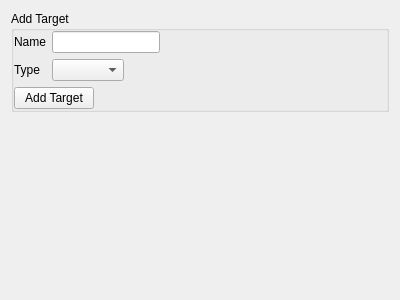
<?xml version="1.0" encoding="UTF-8"?>
<ui version="4.0">
 <class>Target</class>
 <widget class="QWidget" name="Target">
  <property name="geometry">
   <rect>
    <x>0</x>
    <y>0</y>
    <width>400</width>
    <height>300</height>
   </rect>
  </property>
  <property name="windowTitle">
   <string>Form</string>
  </property>
  <layout class="QVBoxLayout" name="verticalLayout">
   <item>
    <widget class="QGroupBox" name="add_target_group">
     <property name="sizePolicy">
      <sizepolicy hsizetype="Minimum" vsizetype="Minimum">
       <horstretch>0</horstretch>
       <verstretch>0</verstretch>
      </sizepolicy>
     </property>
     <property name="title">
      <string>Add Target</string>
     </property>
     <property name="flat">
      <bool>true</bool>
     </property>
     <layout class="QVBoxLayout" name="verticalLayout_3">
      <property name="leftMargin">
       <number>0</number>
      </property>
      <property name="topMargin">
       <number>0</number>
      </property>
      <property name="rightMargin">
       <number>0</number>
      </property>
      <property name="bottomMargin">
       <number>0</number>
      </property>
      <item>
       <layout class="QFormLayout" name="add_target_form">
        <property name="sizeConstraint">
         <enum>QLayout::SetMinimumSize</enum>
        </property>
        <property name="fieldGrowthPolicy">
         <enum>QFormLayout::FieldsStayAtSizeHint</enum>
        </property>
        <item row="0" column="0">
         <widget class="QLabel" name="nameLabel">
          <property name="text">
           <string>Name</string>
          </property>
         </widget>
        </item>
        <item row="0" column="1">
         <widget class="QLineEdit" name="nameLineEdit"/>
        </item>
        <item row="1" column="0">
         <widget class="QLabel" name="typeLabel">
          <property name="text">
           <string>Type</string>
          </property>
         </widget>
        </item>
        <item row="1" column="1">
         <widget class="QComboBox" name="targetType"/>
        </item>
       </layout>
      </item>
      <item>
       <widget class="QPushButton" name="addButton">
        <property name="sizePolicy">
         <sizepolicy hsizetype="Maximum" vsizetype="Fixed">
          <horstretch>0</horstretch>
          <verstretch>0</verstretch>
         </sizepolicy>
        </property>
        <property name="text">
         <string>Add Target</string>
        </property>
       </widget>
      </item>
     </layout>
    </widget>
   </item>
   <item>
    <widget class="TargetList" name="targets" native="true">
     <property name="sizePolicy">
      <sizepolicy hsizetype="Preferred" vsizetype="MinimumExpanding">
       <horstretch>0</horstretch>
       <verstretch>0</verstretch>
      </sizepolicy>
     </property>
    </widget>
   </item>
  </layout>
 </widget>
 <customwidgets>
  <customwidget>
   <class>TargetList</class>
   <extends>QWidget</extends>
   <header>stack_of_tasks.ui.target_list</header>
   <container>1</container>
  </customwidget>
 </customwidgets>
 <resources/>
 <connections/>
</ui>
